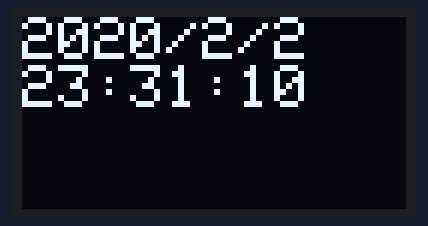
Recording of a sketch running on a simulated Arduino Uno, built with avr-gcc and run on an emulated ATmega328P. On the bench: 128×64 one-colour display. The local clock reads 2024-03-15 10:24:30 at power-on unless the sketch sets it; what the sketch prints to the serial monitor is not drawn.

Above: at 0.1 s.
At 4.2 s:
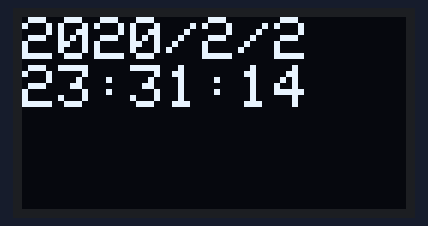
At 9.4 s:
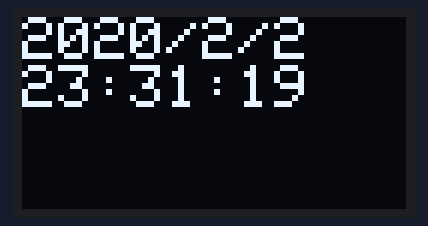
At 18.7 s:
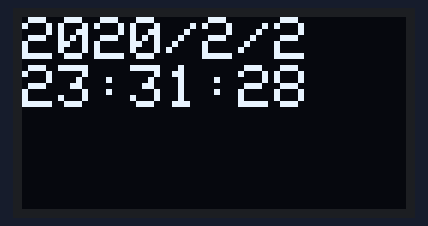
At 28.0 s:
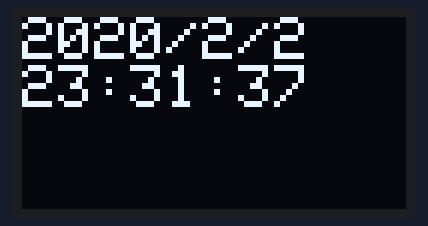
At 38.3 s:
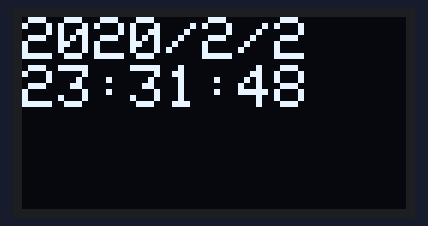

Measured:
- what the display in image 1 shows lasts 1.0 s, from 4.2 s to 5.2 s

The sketch:

micropro3.9.2020.2.ino
```cpp
#include <ThreeWire.h>
#include <RtcDS1302.h>
#include<Wire.h>
#include<Adafruit_GFX.h>
#include<Adafruit_SSD1306.h>
#define SCREEN_WIDTH 128
#define SCREEN_HEIGHT 64
#define OLED_RESET -1
int second;
Adafruit_SSD1306 display(SCREEN_WIDTH, SCREEN_HEIGHT,&Wire,OLED_RESET); //size 128x64

ThreeWire myWire(4,5,2); // IO, SCLK, CE
RtcDS1302<ThreeWire> Rtc(myWire);

void setup() {
  display.begin(SSD1306_SWITCHCAPVCC, 0x3c); //initialize I2C addr 0x3c
  Serial.begin(57600);
  Rtc.Begin();
  RtcDateTime setting_time(2020,2,2,23,31,10);
  // year, month, dayOfMonth, hour, minute, second
  //printDateTime(setting_time);
  //Try to comment This line
  Rtc.SetDateTime(setting_time);
}
 void loop() {
  display.clearDisplay();
  RtcDateTime now = Rtc.GetDateTime();
  Serial.print(now.Year(), DEC);
  Serial.print('/');
  Serial.print(now.Month(), DEC);
  Serial.print('/');
  Serial.print(now.Day(), DEC);
  Serial.print(' ');
  Serial.print(now.Hour(), DEC);
  Serial.print(':');
  Serial.print(now.Minute(), DEC);
  Serial.print(':');
  Serial.print(now.Second(), DEC);
  Serial.println();
  Serial.print("Total Seconds since 1/1/2000 : ");
  Serial.print(now.TotalSeconds());
  Serial.println();
  display.setTextSize(2);
  display.setTextColor(WHITE);
  display.setCursor(0,0);
  display.print(now.Year());
  display.print("/");
  display.print(now.Month());
  display.print("/");
  display.println(now.Day());
  display.print(now.Hour());
  display.print(":");
  display.print(now.Minute());
  display.print(":");
  display.print(now.Second());
  display.display();
  delay(1000);

}
```
